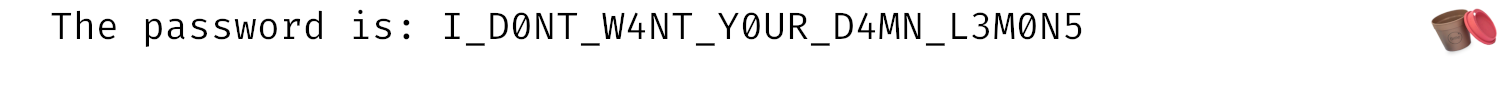
#> input picture stego/live_nick_reaction/outer_password.png, 1500 x 100 px
$ python embed_spectrogram.py
#> lines starting #> are read from the running program, lines starting #| are printed output that depends on the picture
#!/usr/bin/python

# adapted from https://github.com/peteshadbolt/spectrogram
import numpy as np
import matplotlib.image as mpimg
import wave
from array import array
from scipy.io import wavfile


def make_wav(image_filename):
    """ Make a WAV file having a spectrogram resembling an image """
#> called with image_filename = 'outer_password.png'
    # Load image
    image = mpimg.imread(image_filename)
#> image is the input picture: shape (100, 1500, 4) float32; mean R, G, B, A 0.955, 0.952, 0.951, 1
    image = np.sum(image, axis = 2).T[:, ::-1]
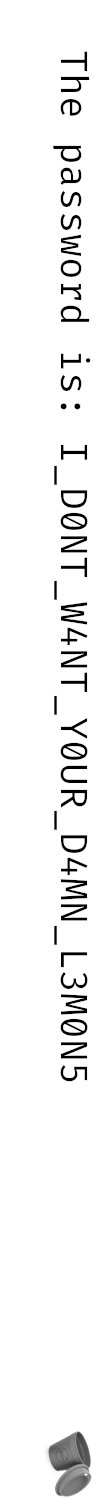
#> image: shape (1500, 100) float32; min 1, max 4, mean 3.86; drawn with min black and max white
    image = image**3 # ???
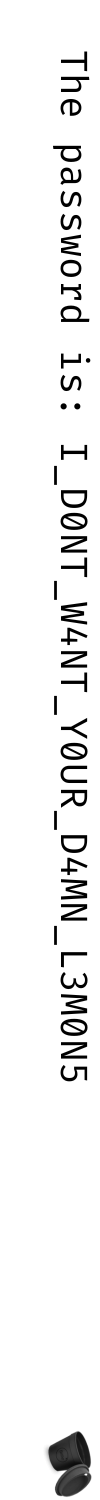
#> image: shape (1500, 100) float32; min 1, max 64, mean 60.5; drawn with min black and max white
    w, h = image.shape
#> w = 1500; h = 100

    # Load sound
#> (the run stopped early here; a loop or call above may not have finished)

$ run again, with stego/live_nick_reaction/inner_password.png copied over stego/live_nick_reaction/outer_password.png
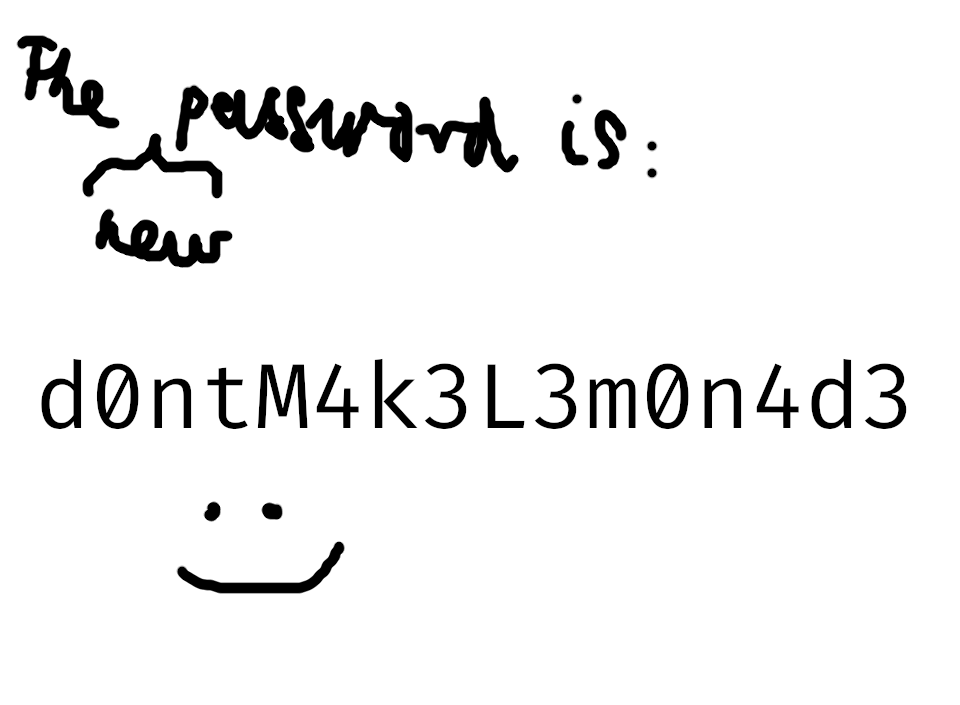
#> input picture stego/live_nick_reaction/inner_password.png, 960 x 705 px
#> in make_wav, image is the input picture: shape (705, 960, 4) float32; mean R, G, B, A 0.944, 0.944, 0.944, 1
#> in make_wav, `image = np.sum(image, axis = 2).T[:, ::-1]`:
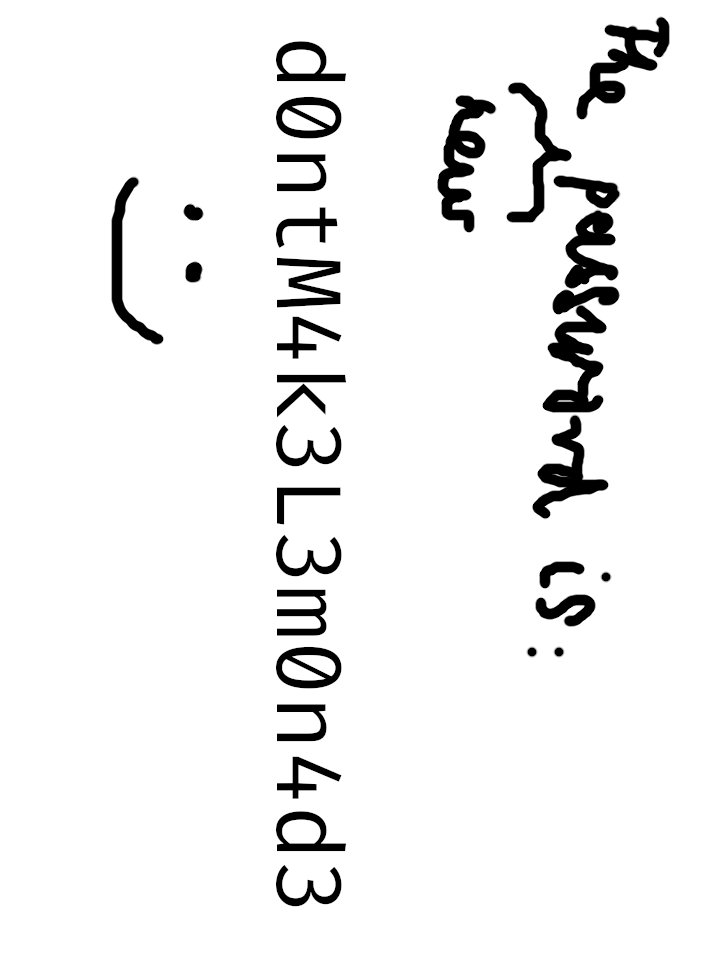
#> image: shape (960, 705) float32; min 1, max 4, mean 3.83; drawn with min black and max white
